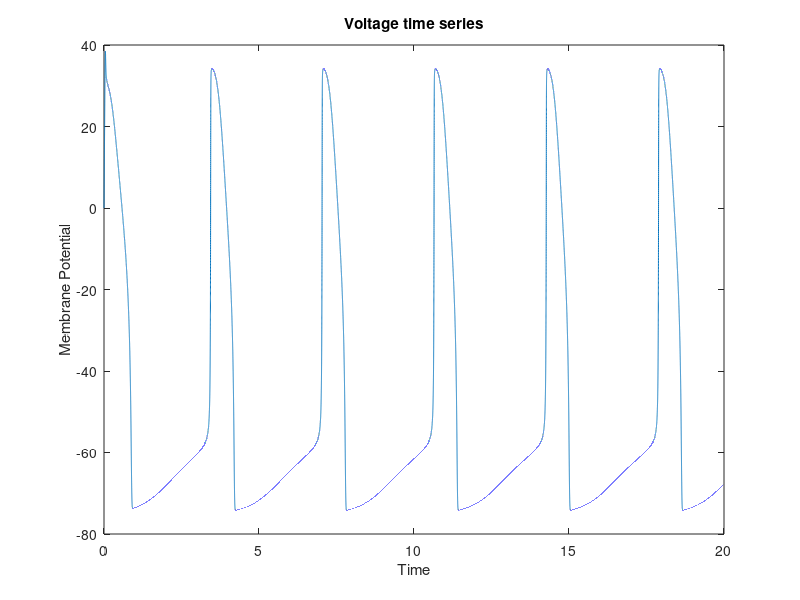

MATLAB code to generate this figure:
clc;
clear;
close all;

E0 = 0;
m0 = 0;
h0 = 0.;
c0 = 0;
n0 = 0;
a0 = 0;
hA0 = 0;

C = 10^-3;
g_Na = 40;
g_Ca = 2;
g_K = 12;
g_A = 36 ;
E_Na = 35;
E_K = -75;
E_Ca = 30;
I = 1;
ICa = 10^-2;


interval = 20;
dt = 0.0001;
points = interval/dt;

t = zeros (points+1,1);
E = zeros (points+1,1);
m = zeros (points+1,1);
h = zeros (points+1,1);
c = zeros (points+1,1);
n = zeros (points+1,1);
a = zeros (points+1,1);
hA = zeros (points+1,1);
Ca_i = zeros (points+1, 1);
g_KCa = zeros (points+1, 1);

a_m = zeros (points, 1);
b_m = zeros (points, 1);

a_h = zeros (points, 1);
b_h = zeros (points, 1);
a_c = zeros (points, 1);
b_c = zeros (points, 1);
a_n = zeros (points, 1);
b_n = zeros (points, 1);
a_a = zeros (points, 1);
b_a = zeros (points, 1);
a_hA = zeros (points, 1);
b_hA = zeros (points, 1);



t(1) = 0;
E(1) = 0;
m(1) = 0;
h(1) = 0;
c(1) = 0;
n(1) = 0;
a(1) = 0;
hA(1) = 0;
Ca_i(1) = 0;
g_KCa(1) = 0.05 * (Ca_i(1) / 10^-6)^2/(1+(Ca_i(1)/10^-6)^2);


for i=1 : points
    
    
    Ca_i(i+1) = Ca_i(i) + dt* (-0.000015 * ICa - 0.02 * (Ca_i(i)-0.0001));
    g_KCa(i+1) = 0.05 * (Ca_i(i+1) / 10^-6)^2/(1+(Ca_i(i+1)/10^-6)^2);
    
    
    a_m(i,1) = (-0.6*(E(i)+30))/(exp(-0.1*(E(i)+30))-1);
    b_m(i,1) = 20*exp(-(E(i)+55)/18);
    a_h(i,1) = 0.4 * exp(-(E(i)+50)/20);
    b_h(i,1) = 6 / (exp(-0.1*(E(i)+20))+1);
    a_c(i,1) = (-0.3 * (E(i)+13))/(exp(-0.1 * (E(i)+13))-1);
    b_c(i,1) = 10 * exp(-(E(i)+38)/18);
    a_n(i,1) = (-0.02 * (E(i)+40))/(exp(-0.1 * (E(i)+40))-1);
    b_n(i,1) = 0.4 * exp(-(E(i)+50)/80);
    a_a(i,1) = (-0.006 * (E(i)+90))/(exp(-0.1 * (E(i)+90))-1);
    b_a(i,1) = 0.1 * exp(-(E(i)+30)/10);
    a_hA(i,1) = 0.04 * exp(-(E(i)+70)/20);
    b_hA(i,1) = 0.6 / (exp(-0.1*(E(i)+40))+1);

    
    
    t(i+1) = t(i) + dt;
    E(i+1) = E(i) + dt .* (-g_Na*m(i)^3*h(i)*(E(i)-E_Na) - g_Ca*c(i)^3*(E(i)-E_Ca) - g_K*n(i)^4*(E(i)-E_K) - g_A*a(i)^3*hA(i)*(E(i)-E_K) - g_KCa(i)*(E(i)-E_K) + I)/C;
    m(i+1) = m(i) + dt .* (a_m(i) - (a_m(i) + b_m(i)) * m(i));
    h(i+1) = h(i) + dt .* (a_h(i) - (a_h(i) + b_h(i)) * h(i));
    c(i+1) = c(i) + dt .* (a_c(i) - (a_c(i) + b_c(i)) * c(i));
    n(i+1) = n(i) + dt .* (a_n(i) - (a_n(i) + b_n(i)) * n(i));
    a(i+1) = a(i) + dt .* (a_a(i) - (a_a(i) + b_a(i)) * a(i));
    hA(i+1) = hA(i) + dt .* (a_hA(i) - (a_hA(i) + b_hA(i)) * hA(i));
    
end
figure
    plot(t,E);
    xlabel('Time');
    ylabel('Membrane Potential');
    title('Voltage time series');



